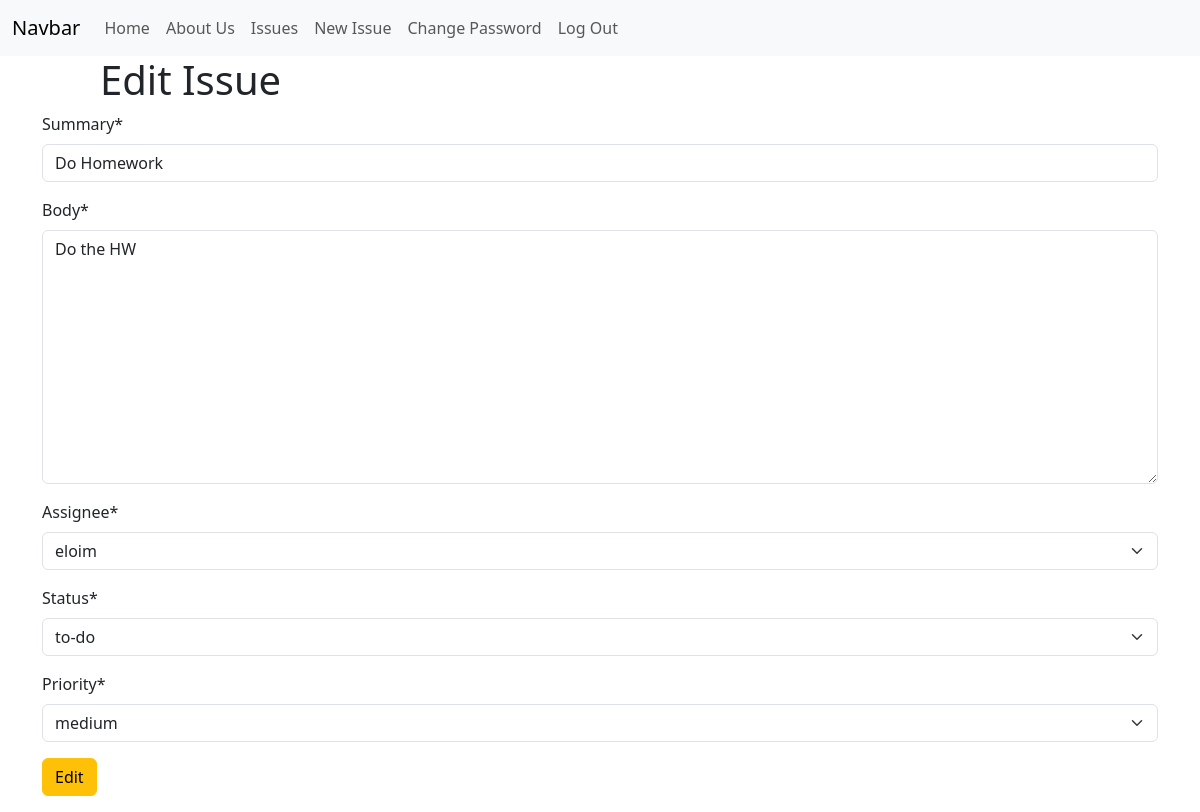
/issues/2/edit/ (signed in), run on the app's committed database.
### issues/models.py (models this page shows, shortened)
class Issue(models.Model):
    summary = models.CharField(max_length=256)
    body = models.TextField()
    assignee = models.ForeignKey(
        get_user_model(),
        on_delete=models.CASCADE
    )
    reporter = models.ForeignKey(
        get_user_model(),
        on_delete=models.CASCADE,
        related_name="reporter"
    )
    status = models.ForeignKey(
        Status,
        on_delete=models.CASCADE
    )
    priority = models.ForeignKey(
        Priority,
        on_delete=models.CASCADE
    )
    created_on = models.DateTimeField(auto_now_add=True)
    updated_on = models.DateTimeField(blank=True, null=True, default=None)

### issues/views.py (the view)
class IssueUpdateView(LoginRequiredMixin, UserPassesTestMixin, UpdateView):
    template_name = "issues/edit.html"
    model = Issue
    fields = ["summary", "body", "assignee", "status", "priority"]
    def test_func(self):
        issue = self.get_object()
        return issue.reporter == self.request.user

### issues/models.py (called while the page is built)
    def __str__(self):
        return self.name

    def __str__(self):
        return self.name

### templates/issues/edit.html (shortened to what this page needs)
{% extends 'base.html' %}
{% load crispy_forms_tags %}
{% block content %}
<div class="offset-md-1">
    <h1>Edit Issue</h1>
</div>
<div class="container">
    <form method="POST">
        {{ form|crispy}}
        <input type="submit" class="btn btn-warning" value="Edit">
    </form>
</div>
{% endblock content %}

### data on the page
Issue: summary "Do Homework", body "Do the HW", assignee "eloim", status "to-do", priority "medium"
